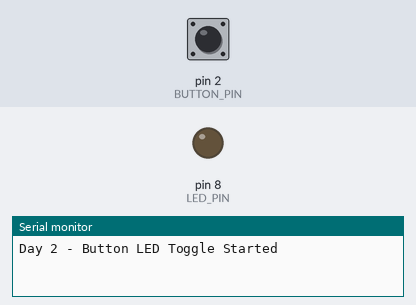
A sketch run on a simulated Arduino Uno, built with avr-gcc and run on an emulated ATmega328P. Parts: output pins drawn as LEDs (lit = HIGH), the last lines printed to the serial monitor. Inputs (shaded band) come from the test bench; at power-on: pin 2 (BUTTON_PIN) HIGH.

Above: at 1.2 s.
1.3 s: pin 2 (BUTTON_PIN) pulled LOW for 0.15 s
At 2.1 s:
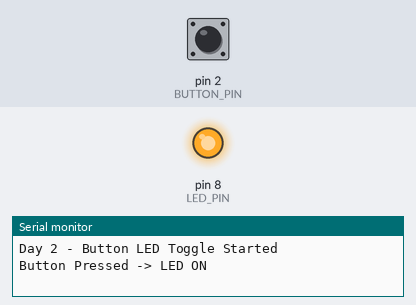
2.9 s: pin 2 (BUTTON_PIN) pulled LOW for 1 s
At 3.2 s:
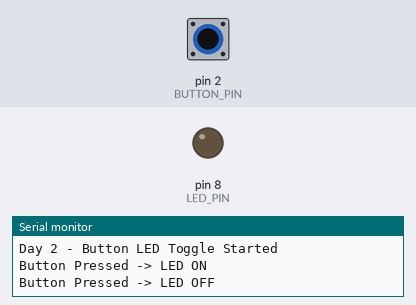
5.4 s: pin 2 (BUTTON_PIN) pulled LOW for 3.2 s
At 6.4 s:
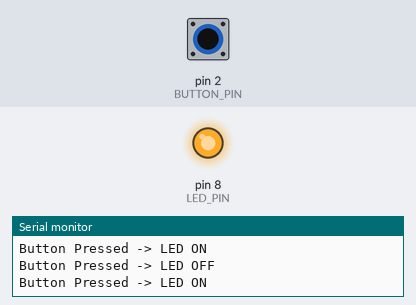
Timing chart, 0 to 8.4 s (numbered marks = the images above; inputs shaded):
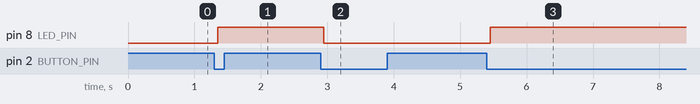

The sketch:

button_led.ino
```cpp
#include "config.h"

// LED state
bool ledState = false;

// Button tracking
int buttonState = HIGH;
int lastButtonReading = HIGH;

// Debounce timing
unsigned long lastDebounceTime = 0;

void setup()
{
  pinMode(LED_PIN, OUTPUT);

  // Button connected to GND
  pinMode(BUTTON_PIN, INPUT_PULLUP);

  digitalWrite(LED_PIN, LOW);

  Serial.begin(9600);

  Serial.println("Day 2 - Button LED Toggle Started");
}

void loop()
{
  int reading = digitalRead(BUTTON_PIN);

  // Detect state change
  if (reading != lastButtonReading)
  {
    lastDebounceTime = millis();
  }

  // Debounce check
  if ((millis() - lastDebounceTime) > DEBOUNCE_DELAY)
  {
    if (reading != buttonState)
    {
      buttonState = reading;

      // Button pressed (LOW because INPUT_PULLUP)
      if (buttonState == LOW)
      {
        ledState = !ledState;

        digitalWrite(LED_PIN, ledState);

        Serial.print("Button Pressed -> LED ");

        if (ledState)
        {
          Serial.println("ON");
        }
        else
        {
          Serial.println("OFF");
        }
      }
    }
  }

  lastButtonReading = reading;
}
```

config.h
```cpp
#ifndef CONFIG_H
#define CONFIG_H

// Pin Assignments
#define LED_PIN 8
#define BUTTON_PIN 2

// Debounce time in milliseconds
#define DEBOUNCE_DELAY 50

#endif
```

Measured:
- after the input at 1.3 s, pin 8 (LED_PIN): LOW → HIGH after 0.05 s
- after the input at 2.9 s, pin 8 (LED_PIN): HIGH → LOW after 0.05 s
- after the input at 5.4 s, pin 8 (LED_PIN): LOW → HIGH after 0.05 s
